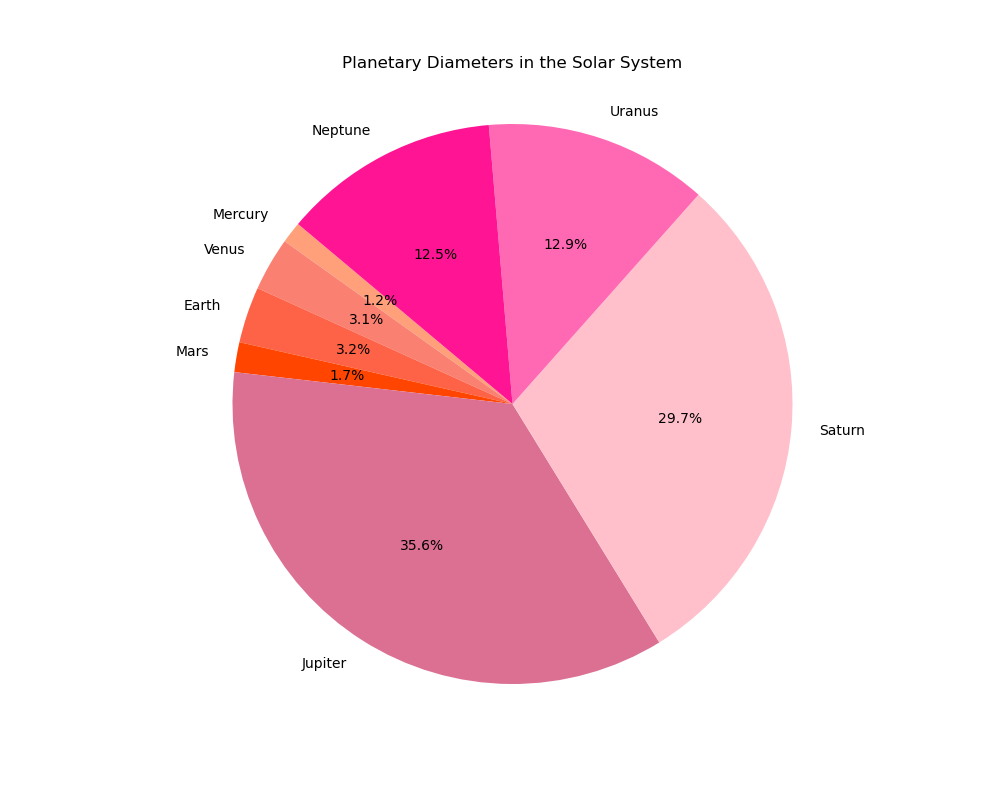

The Python source for this figure:

import matplotlib.pyplot as plt

# Data
planets = ['Mercury', 'Venus', 'Earth', 'Mars', 'Jupiter', 'Saturn', 'Uranus', 'Neptune']
diameters = [4879, 12104, 12742, 6779, 139820, 116460, 50724, 49244]
colors = ['#ffa07a', '#fa8072', '#ff6347', '#ff4500', '#db7093', '#ffc0cb', '#ff69b4', '#ff1493']

# Plotting the pie chart
fig, ax = plt.subplots(figsize=(10, 8))
ax.pie(diameters, labels=planets, autopct='%1.1f%%', startangle=140, colors=colors)
ax.axis('equal')

# Setting the title
plt.title("Planetary Diameters in the Solar System", pad=20)

# Display the chart
plt.show()
